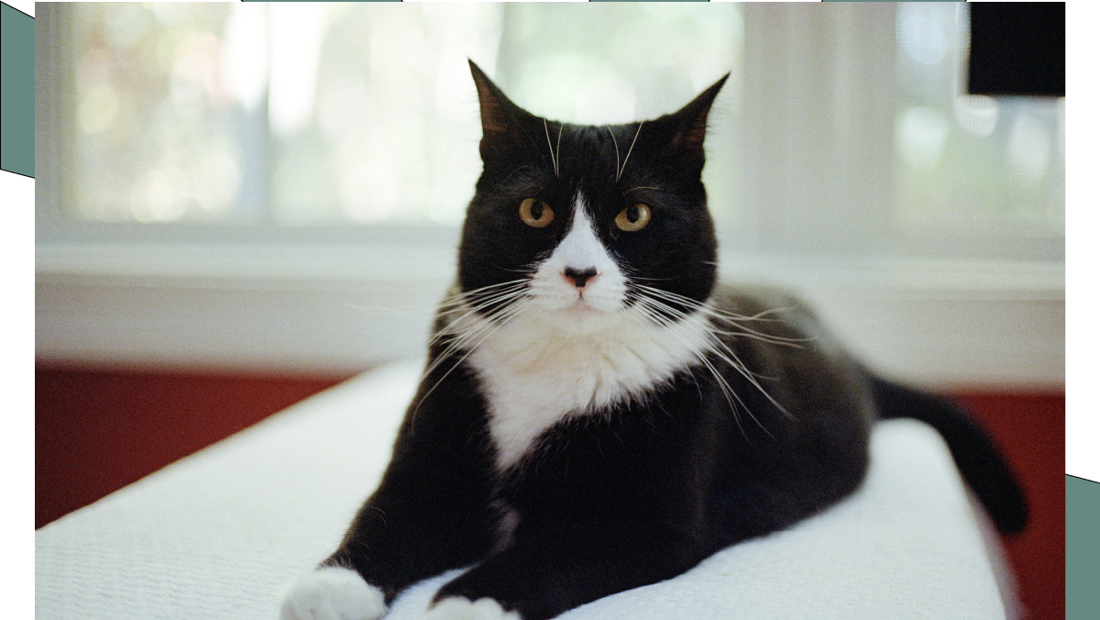
#> input picture python/jobsheet4/src/kucingCape.png, 1100 x 620 px, found by its file name
$ python negatif2.py
#> lines starting #> are read from the running program, lines starting #| are printed output that depends on the picture
import cv2

path_gambar = r'C:\Raiya Yusuf Priatmojo\Praktik Penginderaan Visual Robot\python\jobsheet4\src\kucingCape.png'

citra = cv2.imread(path_gambar, cv2.IMREAD_GRAYSCALE)  # Membaca gambar dalam mode grayscale
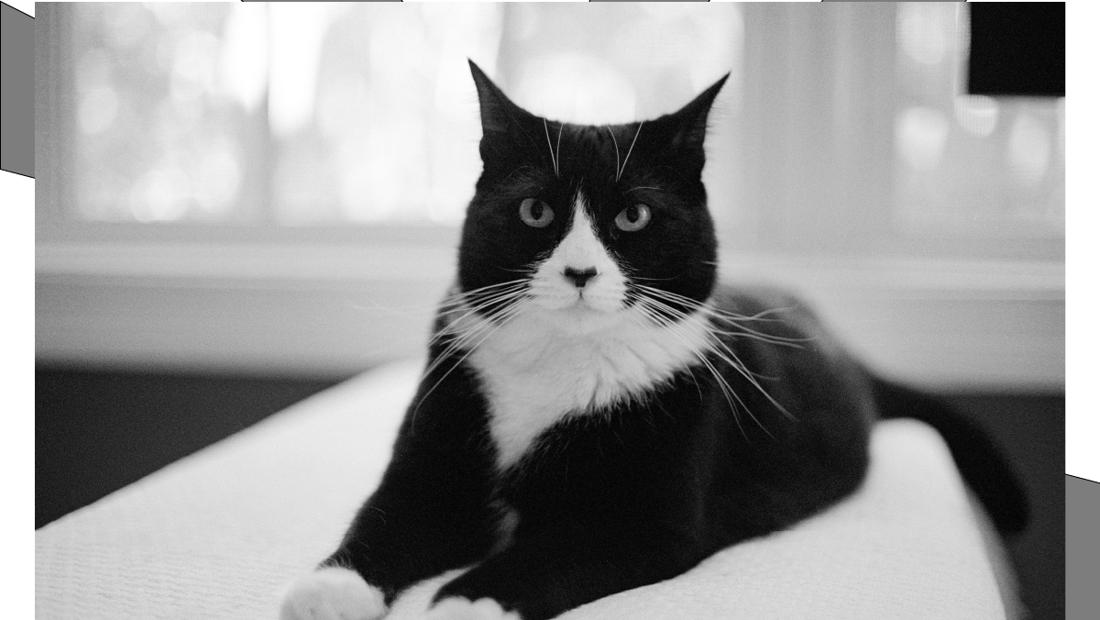
#> citra: shape (620, 1100); min 0, max 255, mean 150

if citra is None:
    print(f"Tidak dapat membaca gambar: {path_gambar}")
else:
    cv2.imshow('Citra asli', citra)

    hasil = citra + 50  # Menambahkan 50 ke setiap nilai piksel
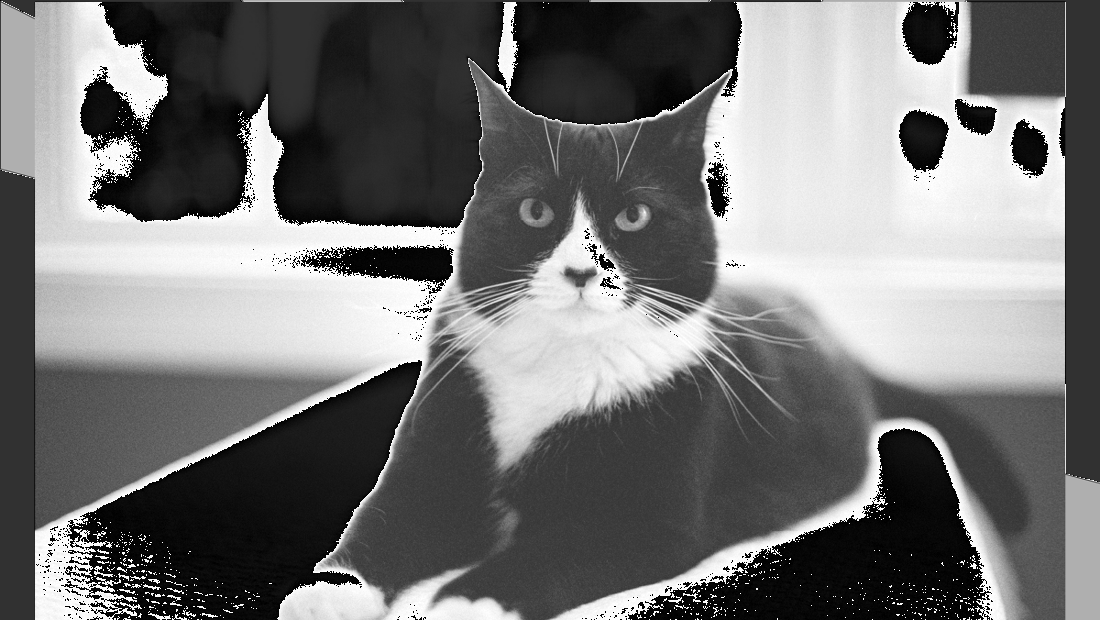
#> hasil: shape (620, 1100); min 0, max 255, mean 115.8
    cv2.imshow('Citra hasil', hasil)

    cv2.waitKey(0)
    cv2.destroyAllWindows()

$ run again, with python/jobsheet4/src/melon.png copied over python/jobsheet4/src/kucingCape.png
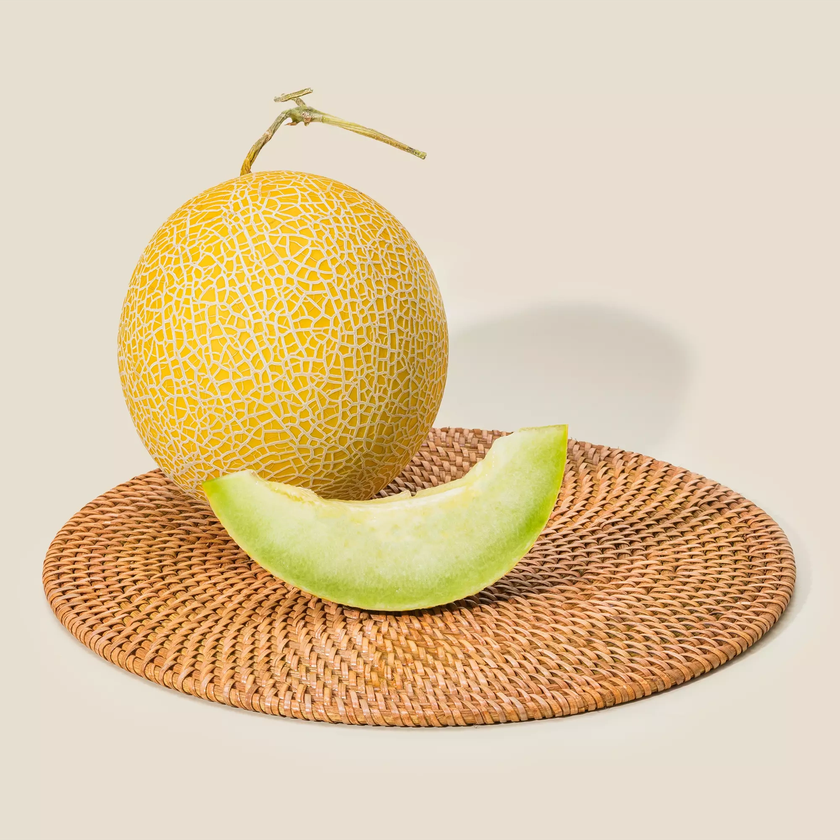
#> input picture python/jobsheet4/src/melon.png, 840 x 840 px, shrunk from 2000 x 2000 before the run, found by its file name
#> `citra = cv2.imread(path_gambar, cv2.IMREAD_GRAYSCALE)`:
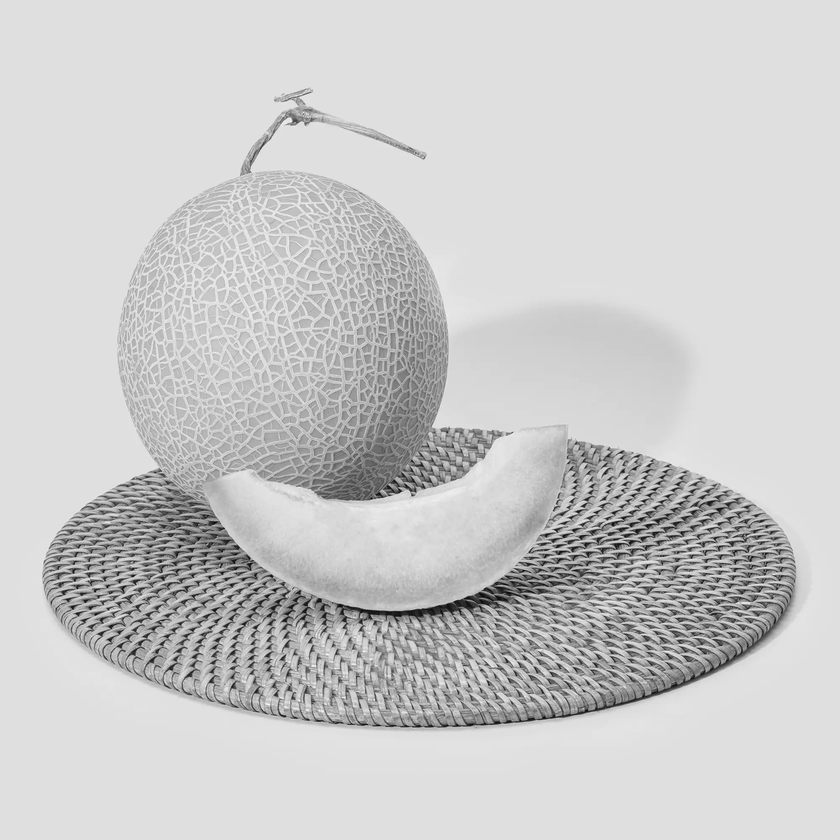
#> citra: shape (840, 840); min 6, max 253, mean 202.7
#> `hasil = citra + 50`:
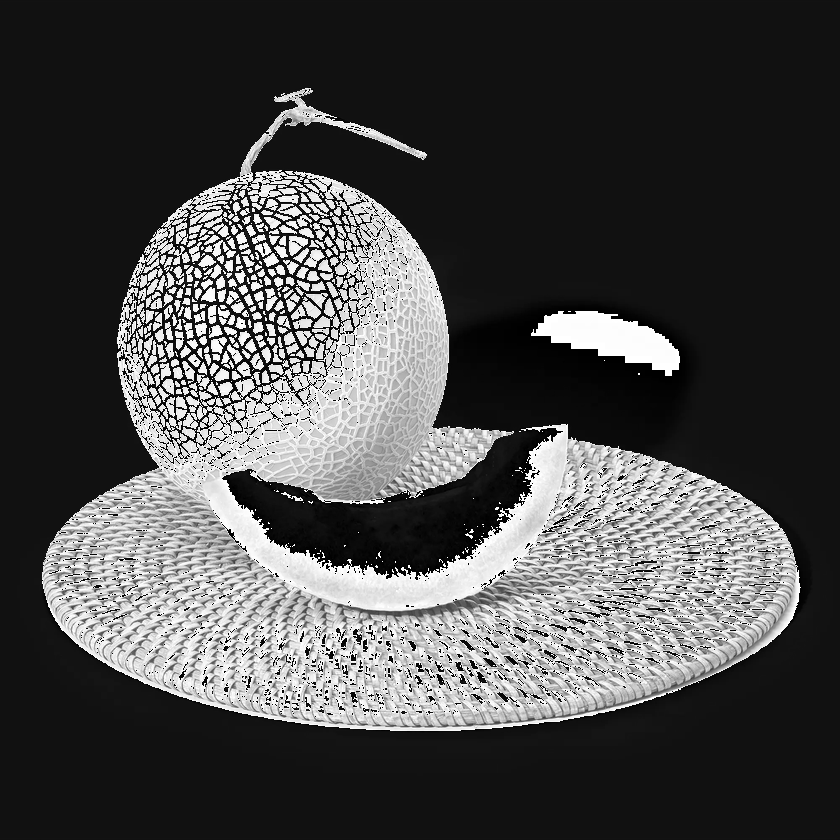
#> hasil: shape (840, 840); min 0, max 255, mean 74.3

$ run again, with python/jobsheet4/src/kucingHitamPutih.jpg saved as python/jobsheet4/src/kucingCape.png
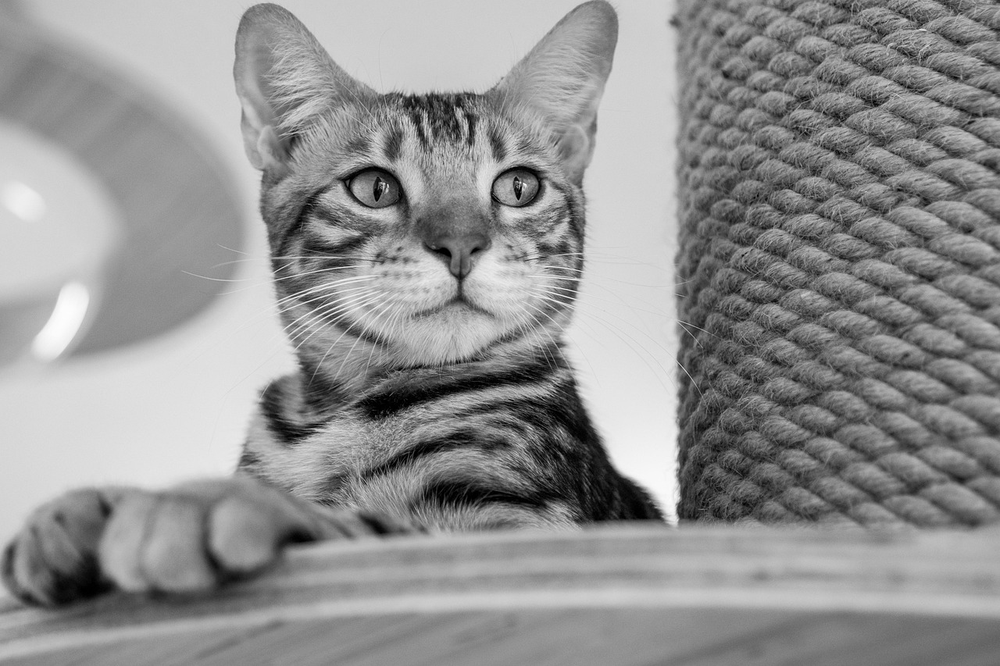
#> input picture python/jobsheet4/src/kucingHitamPutih.jpg, 1000 x 666 px, shrunk from 1280 x 853 before the run, found by its file name
#> citra is the input picture: shape (666, 1000); min 0, max 253, mean 145.5
#> `hasil = citra + 50`:
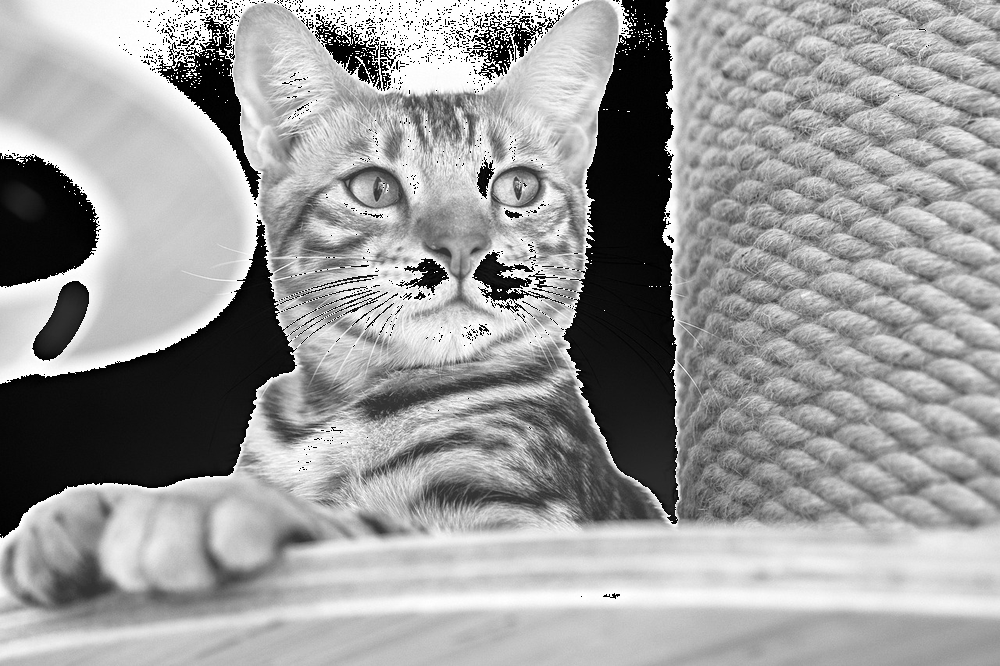
#> hasil: shape (666, 1000); min 0, max 255, mean 155.6
